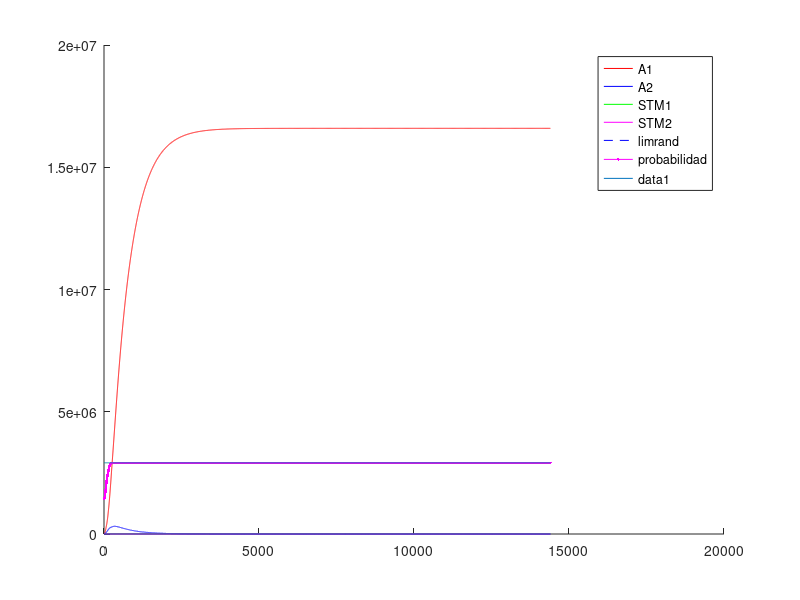
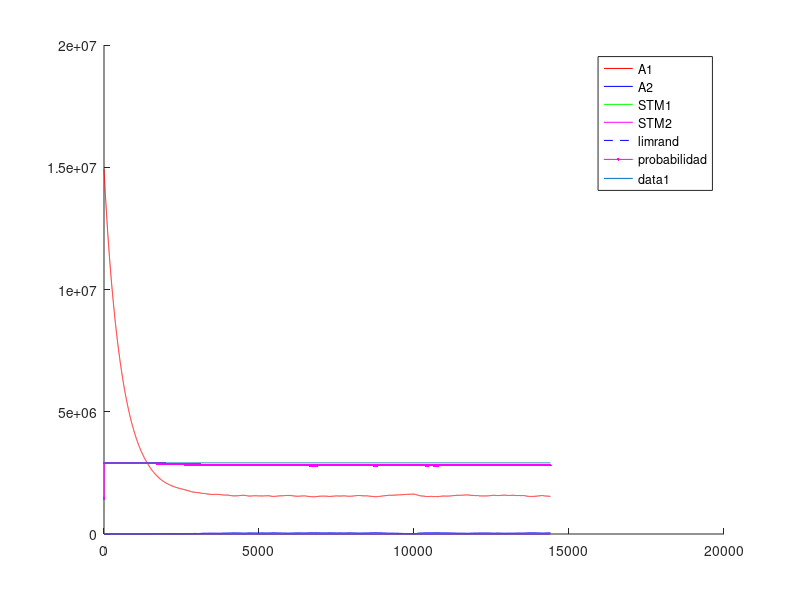
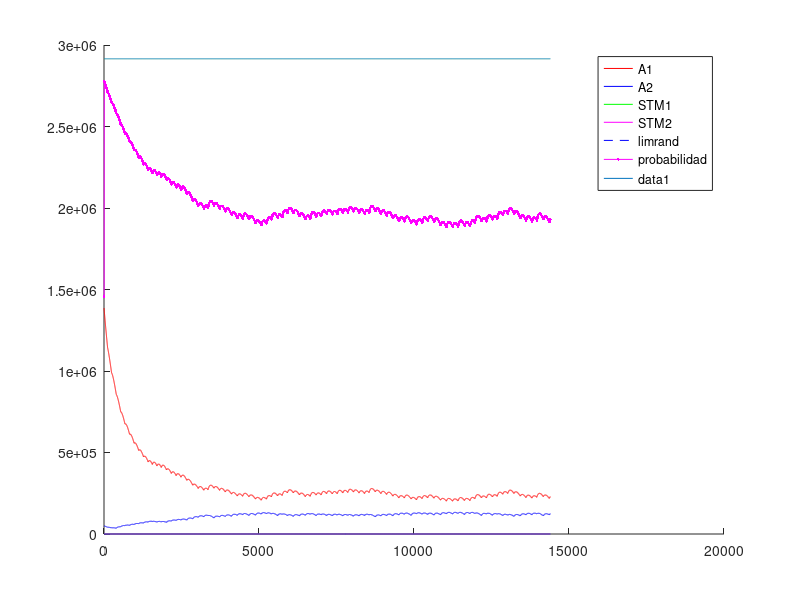
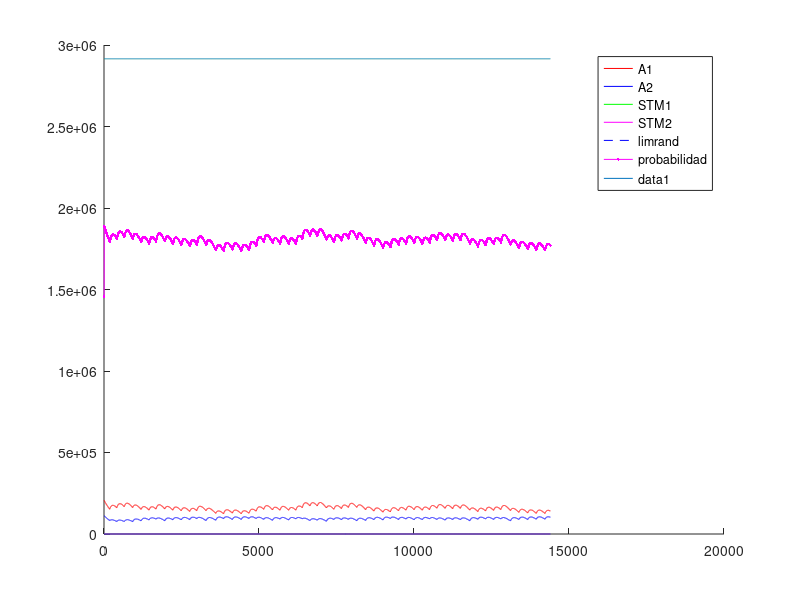

The MATLAB script that drew these images, in order:
%% Experimento con Fixed-Ratio - FR - Tasa fija
%% Existen multiples intancias de palanquelo (cada vez que realiza respuesta decide si realiza otra o no)
%% Durante la tasa se contabilizan los palanqueos y no palanqueos y el refuerzo impacta de forma 
%% proporcional a la tasa de respuestas.
%% Un trial dura 3600 segundos.
%% Una sesion 1 o 3 trial (seg´un la dinamica del animal)
%% 5 sesiones por Experimento. Cada sesion es un intervalo diferente.
%% 1 experimento
%% Tiempo para realizar un respuesta 1 segundo
%% 
%% La probabilidad de eleccion se ajusta al nivel de maxima frecuencia de palanqueo
%% 

close all
clc
clear

%% Matriz de pago 0 1 

%%% Se ajusto la apreciacion de las cantidades de refuerzo 
function rf = feel(pellets)
  rf=0;
  if (nargin~=0)
    rf=(12.8*(1-exp(-.25.* pellets.^(2))))+(12.8*(1-exp(-.5.* pellets)));
  else
    error ("Faltan parametros");
  endif
endfunction
%% 
%% 

%% INICIALIZATION
%%%%%% CONSTANTES DE SESIONES
Ntrial  =  1 ;   %% un trial de 3600 segundos
tTrial  =  3600; %% en segundos
tResp   =  1;    %% en segundos
tMuestreo = 0.25;%% en segundos
Nses    =  5 ;
Fr=[1,10,30,40,60]; %% valores medios de intervalos variables
Ntest   =  1;
limrand =  0.138;
saving  =  0.9 ;
%%%%%% CONSTANTES DE DECAIMIENTO
alpha = 10/tMuestreo; %%%%%%%%%%%%%%%%%%%%%%%%%%%%%%%%%%%%%%%%%%%%%%%%%%%%%%5
beta  = 0.13*0.31*tMuestreo;%0.125*tMuestreo ;
gamma = 0.0067*tMuestreo;%0.025 ; 
delta = 1/tMuestreo; %%%%%%%%%%%%%%%%%%%%%%%%%%%%%%%%%%%%%%%%%%%%%%%%%%%%%%%%%%55555
%%%%%% INICIALIZACION
palanca = zeros(2,1);
Rf_1=0;
Rf_2=0;
A1=zeros(1,Ntest);
A2=zeros(1,Ntest);
stm_1=zeros(2,Ntest);
stm_2=zeros(2,Ntest);
d=1;

sesion = zeros(Nses,1);
trialXsesion = zeros(Nses,Ntrial);
terminal_sesion=zeros(Nses,1);
nb_resp = zeros(Nses,Ntest);
contadorP1=0;
contadorP2=0;
contadorI=0;

%% CALCULO DE AROUSAL MAXIMO
%% Iteraciones de respuesta refuerzo para encotnrar el STM medio
Nconfig=5; %% Tasa de respuesta de configuracion
%plot([1:0.01:20],(12.8*(1-exp(-.25.* [1:0.01:20].^(2))))+(12.8*(1-exp(-.5.* [1:0.01:20]))),'.k')
R1 = floor(feel(1)); %tiempo de refuezo para R
l1 = Nconfig/tMuestreo; % duracion entre trials
suma = 0; %suma es un valor necesaria para calcular max1 y min1
suma = alpha*R1 %% Refuerzo cada N respuestas
iter=100; %% numero de iteraciones para que converja el stm
max1 = 0; %maximum de stm1
min1 = 0; %minimum de stm1
for i = 1:iter 
  suma = (1-beta)^(Nconfig/tMuestreo)*suma;%% Instantes que decae el stm
  min1=suma;
  suma += alpha*R1; %Refuerzo
  max1=suma;
end
comp=.88;
S1 = (((max1-min1)*(comp*l1))/2)+min1*comp*l1; %calcul de la superficie del triangulo mas la de el rectangulo
stm_1_medio = S1/(l1);
A1max = (delta/gamma)*stm_1_medio;

%% INICIO DE LAS ITERATIONS
for l = 1:Ntest  %% TESTES
  Num=0;
  for k = 1:Nses  %% SESIONES (cambia el N)
    i=1;
    %duracion = [1,tTrial*ones(1,Ntrial)];
    
    contador = 1;
    %palanca(1)=randi(2);
    
    %% Agregar tasa de refuerzos  %%
    tasa=Fr(k);
    if k>1
      A1(Num+1,l)=saving*A1(Num,l);
      A2(Num+1,l)=saving*A2(Num,l);
      stm_1(Num+1,l)=0*stm_1(Num,l);
      stm_2(Num+1,l)=0*stm_2(Num,l); 
      %%% ELECCION DE LA PRIMERA PALANCA 
%      if A1(Num,1)>A2(Num,1)
%        palanca(2)=1;
%      else
%        palanca(2)=2;
%      end
    end       
    P1(i,k)=0.5;
    P1(i,k)=0.5;
    for j=2:(Ntrial*tTrial/tMuestreo) %% Todos los trials juntos
      
      if contador == tResp/tMuestreo%duracion(i)
        contador = 1;
        i = i+1 ;
        J = j ;
        P1(i,k)=0.5*(1-exp(-(5*A1((j-1)+Num,l))/A1max))+0.5; %probabilidad en exponential
        P2(i,k)=0.5*(1-exp(-(5*A2((j-1)+Num,l))/A1max))+0.5; %probabilidad en exponential
        %P=.99;
        %P2(i,k)=0.5*(1-exp(-(5*A2((j-1)+Num,l))/A2max))+0.5;
        
        a = rand ;
        %%% ELECCION DE LA PALANCA %%% Basicamente elige palanquear o no palanquear
        if (A1((j-1)+Num,l)<=limrand)&&(A2((j-1)+Num,l)<=limrand)
          palanca(i)=randi(2);
        elseif (A1((j-1)+Num,l)>=limrand)&&(A2((j-1)+Num,l)<=limrand)
          if a>=P1(i,k)
            palanca(i)=2;
          else
            palanca(i)=1;
          end
        elseif (A1((j-1)+Num,l)<=limrand)&&(A2((j-1)+Num,l)>=limrand)
          if a>=P2(i,k)
            palanca(i)=1;
          else
            palanca(i)=2;
          end
        elseif (A1((j-1)+Num,l)>A2((j-1)+Num,l))
          if a>=P1(i,k)
            palanca(i)=2;
          else
            palanca(i)=1;
          end
        else
          if a>=P2(i,k)
            palanca(i)=1;
          else
            palanca(i)=2;
          end
        end
        %% Contadores para intervalo de refuerzo
        if palanca(i)==1
          contadorP1++;
        else
          contadorP2++;
        endif
        %%% REFUERZO %%%
        if (contadorP1>=tasa)
          %if (palanca(i)==1) %% palanquea
          aux=contadorP1+contadorP2;
          Rfz=floor(feel(1));
          Rf_1=Rfz*contadorP1/aux;
          Rf_2=Rfz*contadorP2/aux;
          %elseif (palanca(i-1)==2) %% No palanquea
          %  Rf_1=0;
          %  Rf_2=0;%floor(10*(1-exp(-0.8* 2 )));
          %end
          %stm_1(j+Num,l)=(1-beta)*stm_1((j-1)+Num,l)+alpha*Rf_1;
          %stm_2(j+Num,l)=(1-beta)*stm_2((j-1)+Num,l)+alpha*Rf_2;
          contadorP1=0;
          contadorP2=0;
          contadorI =0;
          dispe=.5; %% dispercion del 50% del valor de la intervalo
          tasa=Fr(k);
        endif
        
      else
        contador++;
        contadorI++;
        Rf_1=0;
        Rf_2=0;
      end
      stm_1(j+Num,l)=(1-beta)*stm_1((j-1)+Num,l)+alpha*Rf_1;
      stm_2(j+Num,l)=(1-beta)*stm_2((j-1)+Num,l)+alpha*Rf_2;
      A1(j+Num,l)=(1-gamma)*A1((j-1)+Num,l)+delta*stm_1(j+Num,l);
      A2(j+Num,l)=(1-gamma)*A2((j-1)+Num,l)+delta*stm_2(j+Num,l);
      
%      if floor(j/tTrial)==(j/tTrial)
%        trialXsesion()
%      end
    end
    
    
    %%% CONTADOR DE A QUE J SE CAMBIA LA SESION
    %sesion(k-1,l)=j;
    sesion(k,l)=j+Num;
    %%% DEFINICION DE NUM
%    compteur = 0 ;
%    for i=1:length(A1(:,l))
%      if A1(i,l)~=0
%        compteur = compteur +1;
%      end
%    end
%    Num=compteur;
    Num = j+Num;
    Sizemat = length(A1);
    
    for j = 1:length(palanca)
      if palanca(j)==1
        %nb_coop(k-1,l)= nb_coop(k-1,l)+1;
        nb_resp(k,l)= nb_resp(k,l)+1;
      end
    end
  end
end


%%% PRUEBAS 
%%% ENCONTRA LA LONGITUD REAL DEL EXPERIMENTACION
nonnul = zeros(Ntest,1);
for k=1:Ntest
  for i=1:length(A1)
    if A1(i,k) ~= 0
      nonnul(k)=nonnul(k)+1;
    end
  end
end

%%% PRUEBA I _ PESO DE LA EXPERIMENTACION EN LA MEMORIA
porcent = 0;
for i = 1:Ntest
  if sum(A1(:,i)) > 10 * sum(A2(:,i))
    porcent = porcent +1;
  end
end

%%% PRUEBA II _ SI LA EXCITATION ALCANZA A SU MAXIMUM
maxima = zeros(Ntest,1);
for k = 1:Ntest
  if floor(max(A1(:,k))) == floor(max(max(A1))) 
    maxima(k) = maxima(k) +1;
  end
end



resp_por_segundos=nb_resp/length(palanca); %numero de respuestas dividido por el numero de respestas maximal posible

for i=1:Ntest
  for k=1:Nses
    refuerzo(k,i)=floor(nb_resp(k,i)/Fr(k));
  end
end


for i=1:Ntest
  for j=1:Nses
    figure
    hold on
    %plot(sesion(j,i)*ones(1,max(max(A1(:,i)))),(1:max(max(A1(:,i)))),'--k');
    %h=plot((sesion(j,i).*tMuestreo)*ones(1,max(max(A1(:,i)))),(1:max(max(A1(:,i)))),'--k');
    %set(h, "linewidth", 2);
    if j==1
      plot(1:Ntrial*tTrial/tMuestreo,A1(1:sesion(j,i),i),'r',1:Ntrial*tTrial/tMuestreo,A2(1:sesion(j,i),i),'b',1:Ntrial*tTrial/tMuestreo,stm_1(1:sesion(j,i),i),'g',1:Ntrial*tTrial/tMuestreo,stm_2(1:sesion(j,i),i),'m',1:Ntrial*tTrial/tMuestreo,limrand*ones(1,Ntrial*tTrial/tMuestreo),'--b');
      plot((1:(Ntrial*tTrial))/tMuestreo,P1(:,j)'*A1max,'.-m');
      legend("A1","A2","STM1","STM2","limrand","probabilidad");
    else
      plot(1:Ntrial*tTrial/tMuestreo,A1(sesion(j-1,i)+1:sesion(j,i),i),'r',1:Ntrial*tTrial/tMuestreo,A2(sesion(j-1,i)+1:sesion(j,i),i),'b',1:Ntrial*tTrial/tMuestreo,stm_1(sesion(j-1,i)+1:sesion(j,i),i),'g',1:Ntrial*tTrial/tMuestreo,stm_2(sesion(j-1,i)+1:sesion(j,i),i),'m',1:Ntrial*tTrial/tMuestreo,limrand*ones(1,Ntrial*tTrial/tMuestreo),'--b');
      plot((1:(Ntrial*tTrial))/tMuestreo,P1(:,j)'*A1max,'.-m');
      legend("A1","A2","STM1","STM2","limrand","probabilidad");
    endif
    plot(1:Ntrial*tTrial/tMuestreo,A1max*ones(1,Ntrial*tTrial/tMuestreo));
    hold off
  endfor
endfor


%% Maximos exitos por tasa= 10-360 - 30-120 - 40-65 - 60-60 

color = 'rgbmkmrgbk';
figure
hold on
for i=1:Ntest
  plot(Fr,resp_por_segundos(:,i),'Color',color(i));
  title('Respuestas por segundos');
  xlabel('Tasa fija');
  ylabel('Respuestas/segundos');
  for j=1:Nses
    plot(Fr(j)*ones(1,floor(resp_por_segundos(j,i)*100)+1),(0:floor(resp_por_segundos(j,i)*100))/100,'k');
  end
end
hold off

figure
hold on
for i=1:Ntest
  plot(refuerzo(:,i),resp_por_segundos(:,i),'Color',color(i));
  title('Respuestas y refuerzo');
  xlabel('Refuezo/horas');
  ylabel('Respuestas/segundos');
  for j=1:Nses
    plot(refuerzo(j)*ones(1,floor(resp_por_segundos(j,i)*100)+1),(0:floor(resp_por_segundos(j,i)*100))/100,'k');
    a = strcat('Num= ',num2str(Fr(j)));
    if j==3
      text(refuerzo(j),-.085,a);
    elseif j==4
      text(refuerzo(j),-.1,a);
    elseif j==5
      text(refuerzo(j),-.03,a);
    else
      text(refuerzo(j),-.06,a);
    end
  end
end
hold off

%%% probl�me de temps, pas le temps de d�croitre du coup red�marre plus
%%% haut CQFD
%%%% CASTIGO DE TIEMPO 
%%%% CUANTO VECES ELIGE COOPERATION
%%% Pour chaque session r�cup�rer le nombre de coop�ration et tracer la
%%% courbe correspondante 

